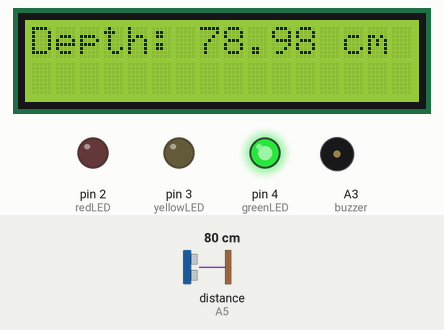
A sketch run on a simulated Arduino Uno, built with avr-gcc and run on an emulated ATmega328P. Parts: 16×2 character LCD, output pins drawn as LEDs (lit = HIGH), buzzer (waves = sounding). Wiring (inferred from the names in the program): ultrasonic range finder: trigger A4; echo A5. The test bench sets the inputs (shaded band); at power-on: distance to the obstacle (sensor on A5) 80 cm. The echo pulse lasts 58.3 µs per cm; pins used as bus, display or sensor lines are not drawn.

Above: at 1.2 s.
1.3 s: distance to the obstacle (sensor on A5) set to 250 cm
At 2.4 s:
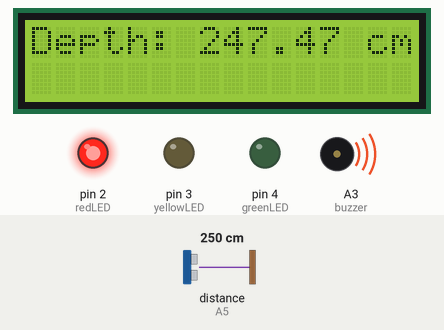
5.0 s: distance to the obstacle (sensor on A5) set to 120 cm
At 6.8 s:
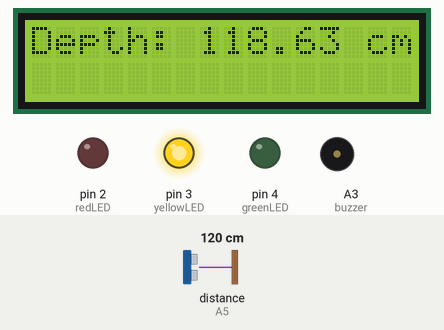
8.7 s: distance to the obstacle (sensor on A5) set to 2 cm
At 11.5 s:
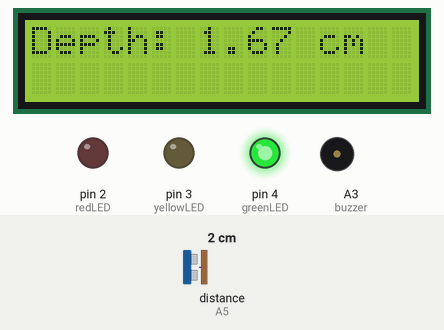
Timing chart, 0 to 13.0 s (numbered marks = the images above; inputs shaded):
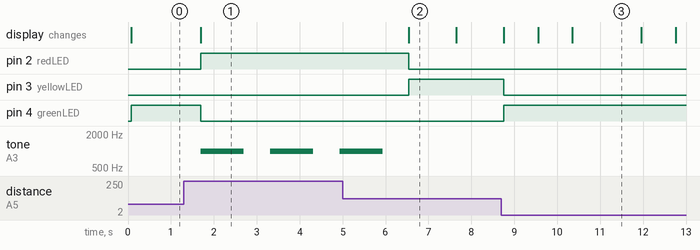

The sketch:

code.ino
```cpp
#include <LiquidCrystal.h>

// Inisialisasi pin untuk LCD
LiquidCrystal lcd(6, 7, 8, 9, 10, 11, 12, 13, A0, A1);

// Pin untuk LED
const int greenLED = 4;
const int yellowLED = 3;
const int redLED = 2;

// Pin untuk buzzer
const int buzzer = A3;

// Pin untuk sensor ultrasonik
const int trigPin = A4;
const int echoPin = A5;

// Variabel untuk kedalaman
float distance = 0;

void setup() {
  // Inisialisasi pin
  pinMode(greenLED, OUTPUT);
  pinMode(yellowLED, OUTPUT);
  pinMode(redLED, OUTPUT);
  pinMode(buzzer, OUTPUT);
  pinMode(trigPin, OUTPUT);
  pinMode(echoPin, INPUT);

  // Inisialisasi LCD
  lcd.begin(16, 2);
  lcd.print("Depth: ");
}

void loop() {
  // Mengukur kedalaman dengan sensor ultrasonik
  distance = measureDistance();

  // Menampilkan kedalaman pada LCD
  lcd.setCursor(7, 0);
  lcd.print(distance);
  lcd.print(" cm   ");

  // Logika untuk LED dan buzzer
  if (distance < 100) { // Di bawah 1 meter
    digitalWrite(greenLED, HIGH);
    digitalWrite(yellowLED, LOW);
    digitalWrite(redLED, LOW);
    playBuzzer(1); // Bunyi pendek
  } else if (distance < 200) { // Di bawah 2 meter
    digitalWrite(greenLED, LOW);
    digitalWrite(yellowLED, HIGH);
    digitalWrite(redLED, LOW);
    playBuzzer(2); // Bunyi panjang
  } else { // Di atas 2 meter
    digitalWrite(greenLED, LOW);
    digitalWrite(yellowLED, LOW);
    digitalWrite(redLED, HIGH);
    playBuzzer(3); // Bunyi sangat panjang
  }

  delay(500); // Delay 500ms sebelum loop berikutnya
}

// Fungsi untuk mengukur jarak
float measureDistance() {
  digitalWrite(trigPin, LOW);
  delayMicroseconds(2);
  digitalWrite(trigPin, HIGH);
  delayMicroseconds(10);
  digitalWrite(trigPin, LOW);

  long duration = pulseIn(echoPin, HIGH);
  float distance = (duration * 0.034) / 2; // Konversi durasi ke jarak dalam cm
  return distance;
}

// Fungsi untuk memutar buzzer
void playBuzzer(int mode) {
  if (mode == 1) { // Bunyi pendek
    ; // 1000Hz selama 200ms
    delay(300);
  } else if (mode == 2) { // Bunyi panjang
   ; // 1000Hz selama 500ms
    delay(600);
  } else if (mode == 3) { // Bunyi sangat panjang
    tone(buzzer, 1000, 1000); // 1000Hz selama 1000ms
    delay(1100);
  }
}
```

Measured:
- after the input at 1.3 s, pin 2 (redLED): LOW → HIGH after 0.39 s; pin 4 (greenLED): HIGH → LOW after 0.39 s; tone on A3 (buzzer): alternates 1000 Hz for 1.0 s and silent for 0.62 s, starting after 0.39 s; the display: changes after 0.39 s (image 1)
- after the input at 5.0 s, pin 2 (redLED): HIGH → LOW after 1.5 s; pin 3 (yellowLED): LOW → HIGH after 1.5 s; tone on A3 (buzzer): goes on until 5.9 s, then stays silent; the display: changes after 1.5 s (image 2)
- after the input at 8.7 s, pin 3 (yellowLED): HIGH → LOW after 0.05 s; pin 4 (greenLED): LOW → HIGH after 0.05 s; the display: changes after 0.05 s (image 3)
- what the display in image 2 shows lasts 1.1 s, from 6.5 s to 7.6 s
